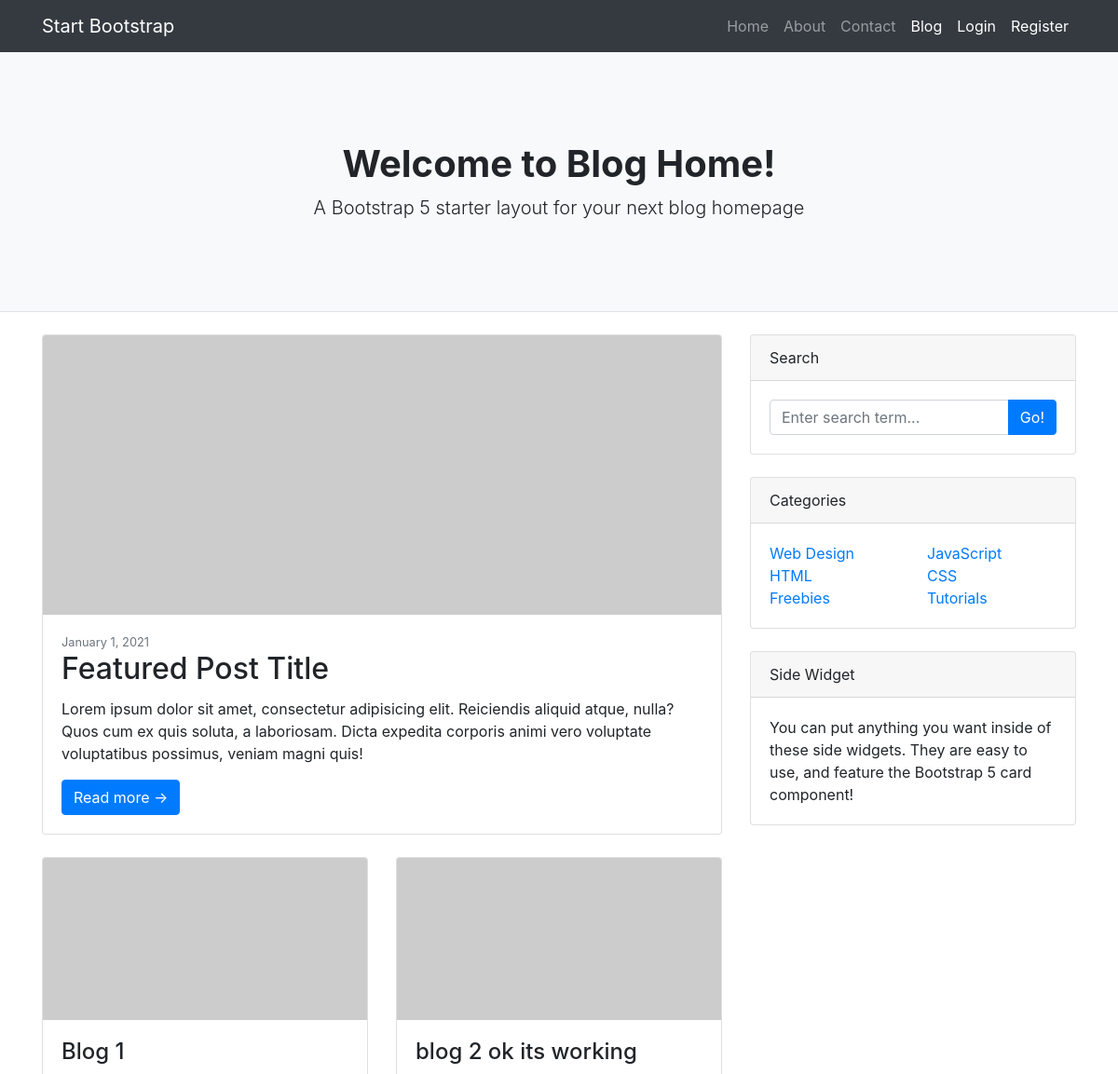
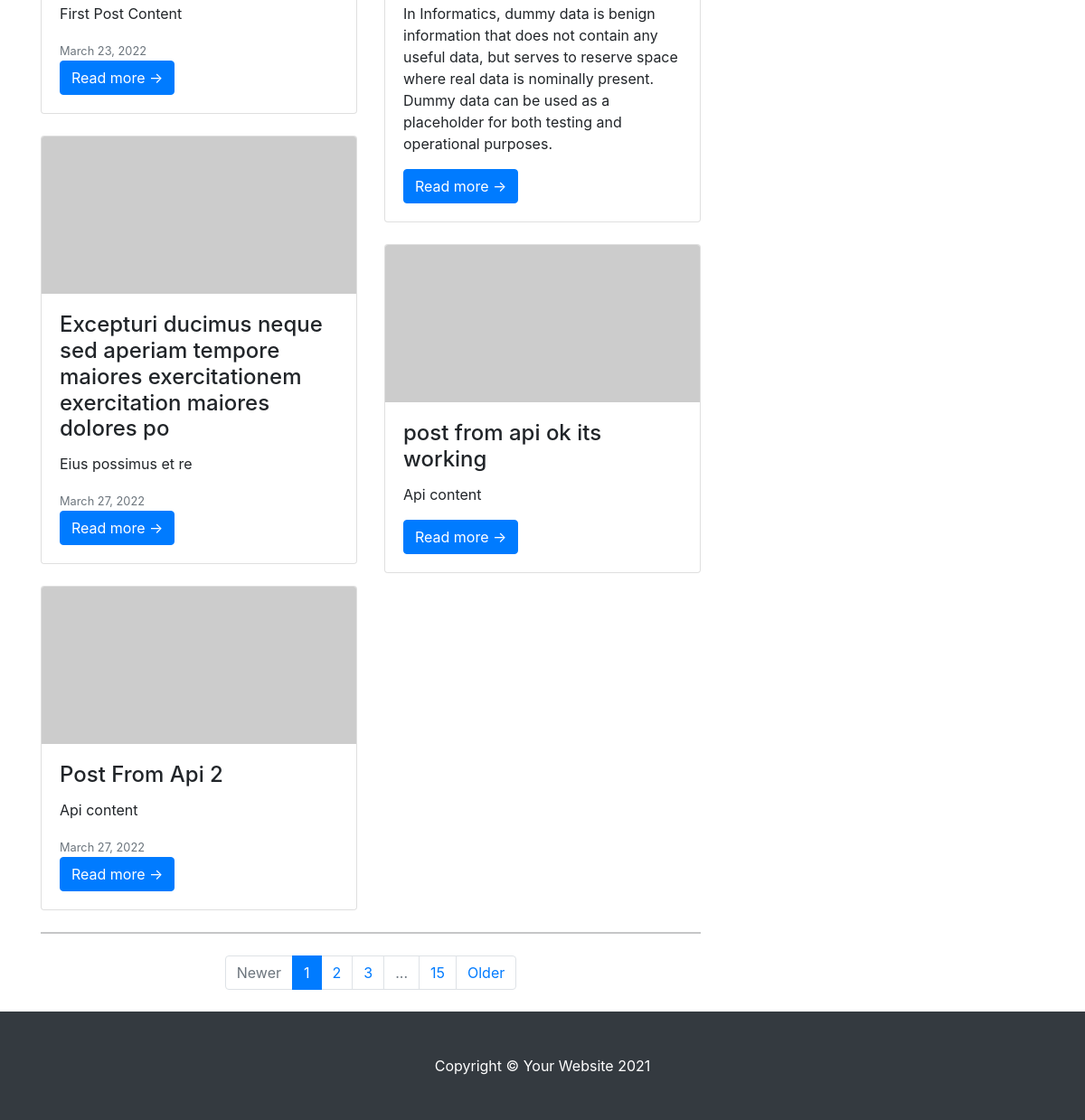
Screenshot of /blog/ with the database file from the repository (2 pictures, top to bottom).
### core/models.py (models this page shows, shortened)
class Post(models.Model):
    title = models.CharField(max_length = 100)
    content = models.TextField()
    created_at = models.DateTimeField(default=timezone.now)
    author = models.ForeignKey(User, on_delete=models.CASCADE)

### core/views.py (the view)
# urls.py: path('', views.home, name="blog-home"),
def home(request):
    context = {
        'posts':Post.objects.all()
    }
    return render(request, 'home.html', context)

### core/templatetags/myTags.py (called while the page is built)
@register.filter
def lower(value):
    return value.lower()+" ok its working"

@register.filter
def module(number,value):
    return number % value

### core/templates/home.html (shortened to what this page needs)
{% extends "base.html" %}
{% load myTags %}
{% block content %}
    <div class="container">
            <div class="row">
                <div class="col-lg-8">
                    <div class="card mb-4">
                        <a href="#!"><img class="card-img-top" src="https://dummyimage.com/850x350/dee2e6/6c757d.jpg" alt="..." /></a>
                        <div class="card-body">
                            <div class="small text-muted">January 1, 2021</div>
                            <h2 class="card-title">Featured Post Title</h2>
                            <p class="card-text">Lorem ipsum dolor sit amet, consectetur adipisicing elit. Reiciendis aliquid atque, nulla? Quos cum ex quis soluta, a laboriosam. Dicta expedita corporis animi vero voluptate voluptatibus possimus, veniam magni quis!</p>
                            <a class="btn btn-primary" href="#!">Read more →</a>
                        </div>
                    </div>
                    <div class="row">
                        <div class="col-lg-6">
                            {% for post in posts %}
                            {% if forloop.counter|module:2 != 0 %}
                            <div class="card mb-4">
                                <a href="#!"><img class="card-img-top" src="https://dummyimage.com/700x350/dee2e6/6c757d.jpg" alt="..." /></a>
                                <div class="card-body">
                                    <h2 class="card-title h4">{{ post.title }}</h2>
                                    <p class="card-text">{{ post.content }}</p>
                                    <div class="text-secondary">
                                        <small class="cart-test">{{ post.created_at|date:"F d, Y" }}</small>
                                    </div>
                                    <a class="btn btn-primary" href="#!">Read more →</a>
                                </div>
                            </div>
                            {% endif %}
                            {% endfor %}
                        </div>
                        <div class="col-lg-6">
                            {% for post in posts %}
                            {% if forloop.counter|module:2 == 0 %}
                            <div class="card mb-4">
                                <a href="#!"><img class="card-img-top" src="https://dummyimage.com/700x350/dee2e6/6c757d.jpg" alt="..." /></a>
                                <div class="card-body">
                                    <h2 class="card-title h4">{{ post.title|lower }}</h2>
                                    <p class="card-text">{{ post.content }}</p>
                                    <a class="btn btn-primary" href="#!">Read more →</a>
                                </div>
                            </div>
                            {% endif %}
                            {% endfor %}
                        </div>
                    </div>
                    <nav aria-label="Pagination">
                        <hr class="my-0" />
                        <ul class="pagination justify-content-center my-4">
                            <li class="page-item disabled"><a class="page-link" href="#" tabindex="-1" aria-disabled="true">Newer</a></li>
                            <li class="page-item active" aria-current="page"><a class="page-link" href="#!">1</a></li>
                            <li class="page-item"><a class="page-link" href="#!">2</a></li>
                            <li class="page-item"><a class="page-link" href="#!">3</a></li>
                            <li class="page-item disabled"><a class="page-link" href="#!">...</a></li>
                            <li class="page-item"><a class="page-link" href="#!">15</a></li>
                            <li class="page-item"><a class="page-link" href="#!">Older</a></li>
                        </ul>
                    </nav>
                </div>
                <div class="col-lg-4">
                    <div class="card mb-4">
                        <div class="card-header">Search</div>
                        <div class="card-body">
                            <div class="input-group">
                                <input class="form-control" type="text" placeholder="Enter search term..." aria-label="Enter search term..." aria-describedby="button-search" />
                                <button class="btn btn-primary" id="button-search" type="button">Go!</button>
                            </div>
                        </div>
                    </div>
                    <div class="card mb-4">
                        <div class="card-header">Categories</div>
                        <div class="card-body">
                            <div class="row">
                                <div class="col-sm-6">
                                    <ul class="list-unstyled mb-0">
                                        <li><a href="#!">Web Design</a></li>
                                        <li><a href="#!">HTML</a></li>
                                        <li><a href="#!">Freebies</a></li>
                                    </ul>
                                </div>
                                <div class="col-sm-6">
                                    <ul class="list-unstyled mb-0">
                                        <li><a href="#!">JavaScript</a></li>
                                        <li><a href="#!">CSS</a></li>
                                        <li><a href="#!">Tutorials</a></li>
                                    </ul>
                                </div>
                            </div>
                        </div>
                    </div>
                    <div class="card mb-4">
                        <div class="card-header">Side Widget</div>
                        <div class="card-body">You can put anything you want inside of these side widgets. They are easy to use, and feature the Bootstrap 5 card component!</div>
                    </div>
                </div>
            </div>
        </div>
{% endblock content %}

### rows the page displays
Post: title "Blog 1", content "First Post Content", created_at "March 23, 2022"
Post: title "Excepturi ducimus neque sed aperiam tempore maiores exercitationem exercitation maiores dolores po", content "Eius possimus et re", created_at "March 27, 2022"
Post: title "Post From Api 2", content "Api content", created_at "March 27, 2022"
Post: title "blog 2 ok its working", content "In Informatics, dummy data is benign information that does not contain any useful data, but serves to reserve space where real data is nominally present. Dummy data can be used as a placeholder for both testing and operational purposes."
Post: title "post from api ok its working", content "Api content"
